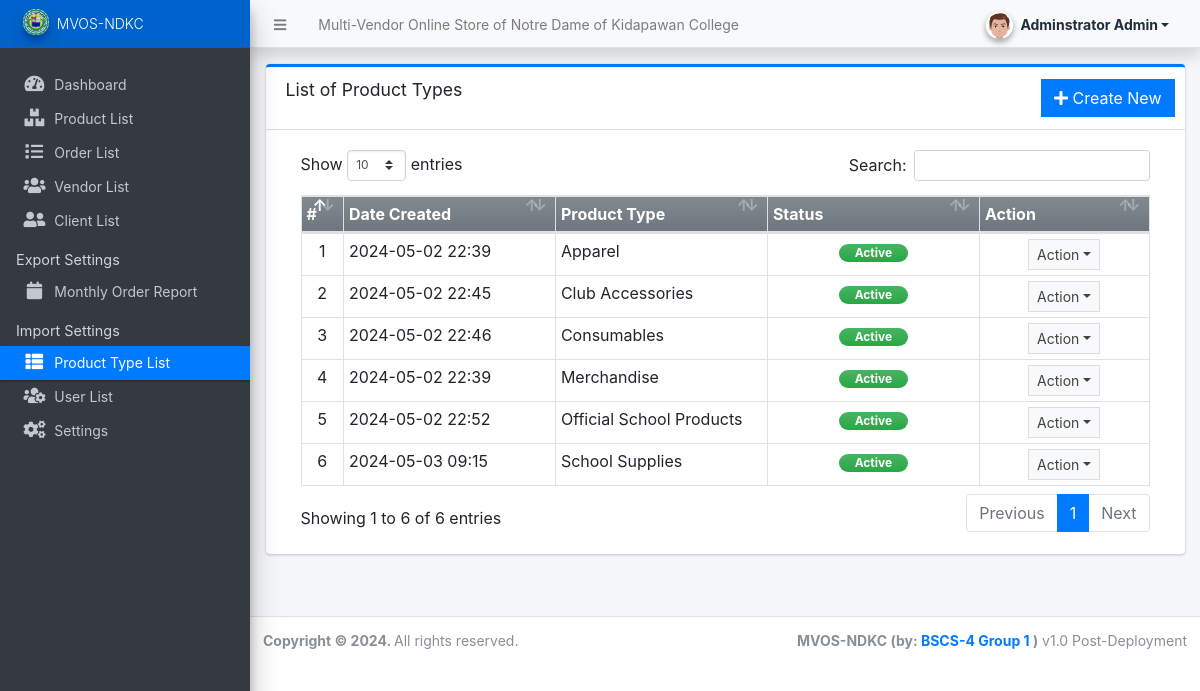
The page /admin/?page=shop_types (signed in) on the database its author committed.
### tables this page shows
CREATE TABLE `shop_type_list` (
  `id` int(30) NOT NULL,
  `name` text NOT NULL,
  `status` tinyint(1) NOT NULL DEFAULT 1,
  `delete_flag` tinyint(1) NOT NULL DEFAULT 0,
  `date_created` datetime NOT NULL DEFAULT current_timestamp(),
  `date_updated` datetime DEFAULT NULL ON UPDATE current_timestamp()
);

### admin/shop_types/index.php (the view, shortened to what this page needs)
<div class="card card-outline card-primary">
	<div class="card-header">
		<h3 class="card-title">List of Product Types</h3>
		<div class="card-tools">
			<a href="javascript:void(0)" class="btn btn-flat btn-primary" id="create_new"><span class="fas fa-plus"></span>  Create New</a>
		</div>
	</div>
	<div class="card-body">
		<div class="container-fluid">
        <div class="container-fluid">
			<table class="table table-bordered table-stripped">
				<colgroup>
					<col width="5%">
					<col width="25%">
					<col width="25%">
					<col width="25%">
					<col width="20%">
				</colgroup>
				<thead>
					<tr class="bg-gradient-secondary">
						<th>#</th>
						<th>Date Created</th>
						<th>Product Type</th>
						<th>Status</th>
						<th>Action</th>
					</tr>
				</thead>
				<tbody>
					<?php
					$i = 1;
						$qry = $conn->query("SELECT * from `shop_type_list` where delete_flag = 0 order by `name` asc ");
						while($row = $qry->fetch_assoc()):
					?>
						<tr>
							<td class="text-center"><?php echo $i++; ?></td>
							<td><?php echo date("Y-m-d H:i",strtotime($row['date_created'])) ?></td>
							<td><?php echo $row['name'] ?></td>
							<td class="text-center">
                                <?php if($row['status'] == 1): ?>
                                    <span class="badge badge-success bg-gradient-success px-3 rounded-pill">Active</span>
                                <?php else: ?>
                                    <span class="badge badge-danger bg-gradient-danger px-3 rounded-pill">Inactive</span>
                                <?php endif; ?>
                            </td>
							<td align="center">
								 <button type="button" class="btn btn-flat btn-default btn-sm dropdown-toggle dropdown-icon" data-toggle="dropdown">
				                  		Action
				                  </button>
							</td>
						</tr>
					<?php endwhile; ?>
				</tbody>
			</table>
		</div>
		</div>
	</div>
</div>

### rows shown on the page
shop_type_list: date_created "2024-05-02 22:39", name "Apparel", status "Active"
shop_type_list: date_created "2024-05-02 22:45", name "Club Accessories", status "Active"
shop_type_list: date_created "2024-05-02 22:46", name "Consumables", status "Active"
shop_type_list: date_created "2024-05-02 22:39", name "Merchandise", status "Active"
shop_type_list: date_created "2024-05-02 22:52", name "Official School Products", status "Active"
shop_type_list: date_created "2024-05-03 09:15", name "School Supplies", status "Active"

### other values the page prints
$_settings->info('name') "Multi-Vendor Online Store of Notre Dame of Kidapawan College"
$_settings->userdata('firstname').' '.$_settings->userdata('lastname') "Adminstrator Admin"
$_settings->info('short_name') "MVOS-NDKC"
